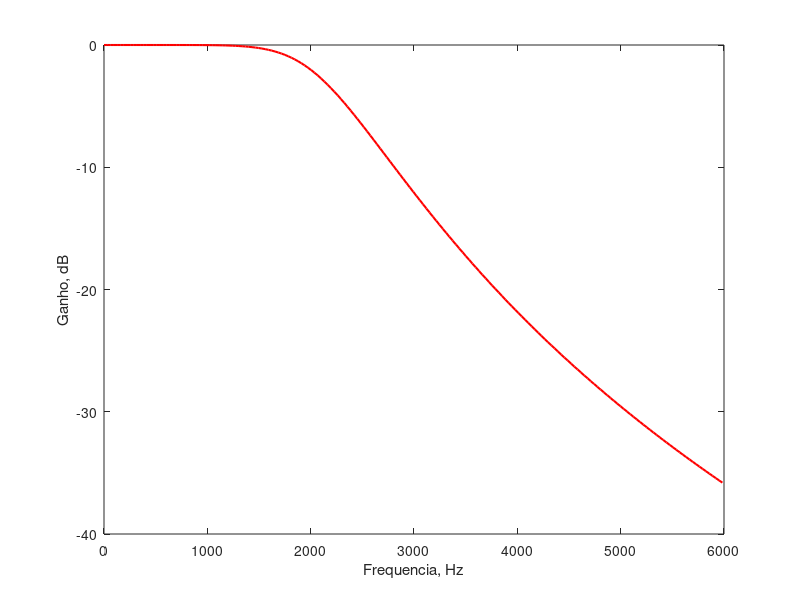

The MATLAB script that drew this image:
Rp = 0.25;
fc = 1.5e3;
Rs = 25;
f = 6e3;
Wp = 2*pi*fc;
Ws = 2*pi*f;
 
[N,Wn] = buttord(Wp, Ws, Rp, Rs, 's')
 
[num, den] = butter(N, Wn, 's');
omega = [0: 200: 12000*pi]; 
h = freqs(num,den,omega); 
plot (omega/(2*pi),20*log10(abs(h)),'r','linewidth',1.5); 
xlabel('Frequencia, Hz'); 
ylabel('Ganho, dB'); 